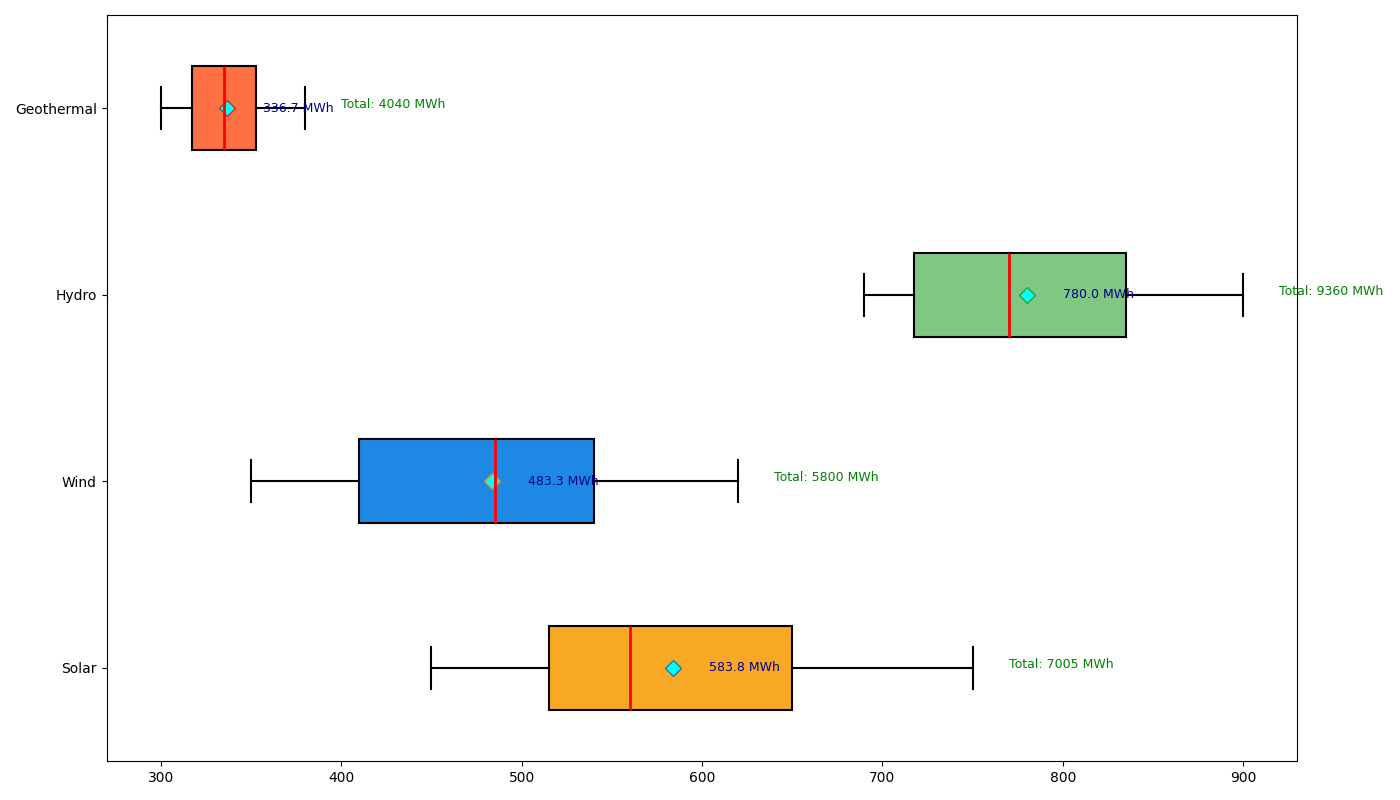

This figure's Python source:
import matplotlib.pyplot as plt
import numpy as np

solar = [450, 520, 495, 530, 600, 680, 750, 720, 640, 580, 540, 500]
wind = [350, 380, 410, 480, 520, 570, 620, 590, 530, 490, 450, 410]
hydro = [700, 690, 720, 750, 800, 850, 900, 870, 830, 790, 750, 710]
geothermal = [310, 300, 320, 330, 350, 360, 380, 370, 350, 340, 320, 310]

data = [solar, wind, hydro, geothermal]
energy_sources = ['Solar', 'Wind', 'Hydro', 'Geothermal']

fig, ax = plt.subplots(figsize=(14, 8))

bp = ax.boxplot(data, vert=False, patch_artist=True, notch=False, whis=1.5,
                boxprops=dict(facecolor='lightgray', color='black', linewidth=1.5),
                whiskerprops=dict(color='black', linewidth=1.5),
                capprops=dict(color='black', linewidth=1.5),
                medianprops=dict(color='red', linewidth=2),
                flierprops=dict(marker='o', color='black', alpha=0.5))

for patch, color in zip(bp['boxes'], ['#f9a825', '#1e88e5', '#81c784', '#ff7043']):
    patch.set_facecolor(color)

means = [np.mean(source) for source in data]
for mean, y_pos in zip(means, range(1, len(data) + 1)):
    ax.plot(mean, y_pos, 'D', markerfacecolor='cyan', markersize=8)
    ax.annotate(f'{mean:.1f} MWh', xy=(mean, y_pos), xytext=(mean + 20, y_pos),
                verticalalignment='center', fontsize=9, color='darkblue')

ax.set_yticks(np.arange(1, len(energy_sources) + 1))
ax.set_yticklabels(energy_sources, fontsize=10)

for i, source in enumerate(data):
    total_output = sum(source)
    ax.annotate(f'Total: {total_output} MWh', xy=(max(source) + 20, i + 1),
                xytext=(max(source) + 20, i + 1), fontsize=9, color='green')

plt.tight_layout()
plt.show()
